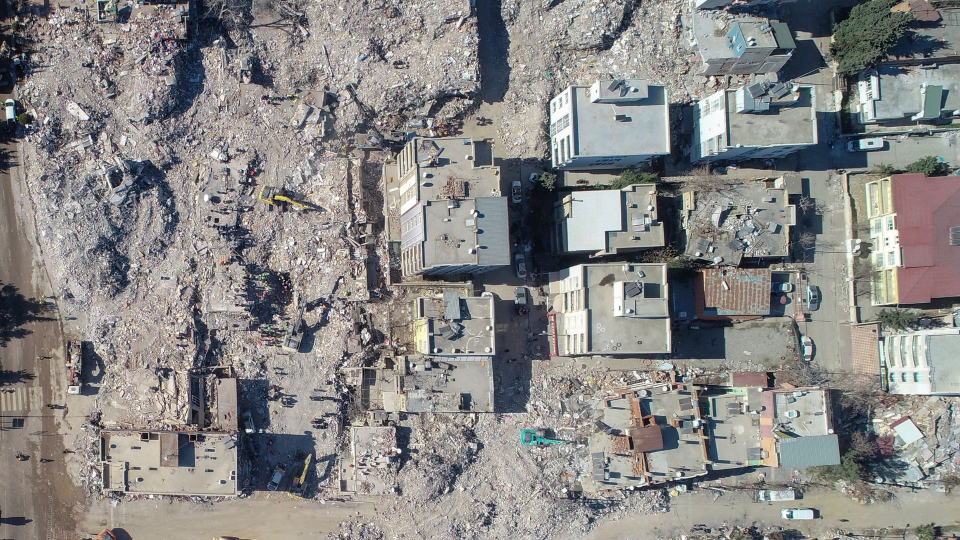
#> input picture Earthquake_Depris_Dedection_Project/preprocess_phase/input_images/1_2.jpg, 1920 x 1080 px, given as the content of the folder working_data4, which was not available (shown at 1/2 size)
$ python preprocess.py
#> lines starting #> are read from the running program, lines starting #| are printed output that depends on the picture; after the words box and inside, x2 and y2 are one past the last pixel; in counts of white or black regions, pixels touching at a corner belong together; pictures that were not available may be replaced by others from this repository, and a replacement may not be noted
#> in preprocess_image, original_img is the input picture: shape (1080, 1920, 3); mean B, G, R 133.4, 135.2, 136.5
import cv2
import numpy as np
import os

def apply_windowing(image, window_center, window_width):
    # Calculate the window boundaries
    window_min = window_center - window_width / 2
    window_max = window_center + window_width / 2

    # Clip pixel values to the window boundaries
    windowed_img = np.clip(image, window_min, window_max)

    # Normalize to 8-bit for display (adjust if using a different target bit depth)
    windowed_img = cv2.normalize(windowed_img, None, 0, 255, cv2.NORM_MINMAX)

    return windowed_img.astype(np.uint8)
# [121 lines left out: functions apply_median_filter, filter_tumors, remove_contours, adaptive_crop_image, remove_shadows, gamma_correction and 1 more, not called in this run]

def local_contrast_enhancement(image, clip_limit=10.0, tile_grid_size=(10, 10),l_scale=0.5):
    # Convert the image to LAB color space
#> called with clip_limit = 10, tile_grid_size = (10, 10), l_scale = 0.5
    lab_image = cv2.cvtColor(image, cv2.COLOR_BGR2LAB)
#> lab_image: shape (1080, 1920, 3); mean of channels 0, 1, 2 141.7, 128.5, 128.9

    # Split the LAB image into individual channels
    l_channel, a_channel, b_channel = cv2.split(lab_image)

    # Apply CLAHE to the L channel
    enhanced_l_channel = cv2.convertScaleAbs(l_channel, alpha=l_scale, beta=0)

    # Apply CLAHE to the modified L channel
    clahe = cv2.createCLAHE(clipLimit=clip_limit, tileGridSize=tile_grid_size)
    enhanced_l_channel = clahe.apply(enhanced_l_channel)

    # Merge the enhanced L channel with the original A and B channels
    enhanced_lab_image = cv2.merge((enhanced_l_channel, a_channel, b_channel))
#> enhanced_lab_image: shape (1080, 1920, 3); mean of channels 0, 1, 2 128, 128.5, 128.9

    # Convert the enhanced LAB image back to BGR color space
    enhanced_image = cv2.cvtColor(enhanced_lab_image, cv2.COLOR_LAB2BGR)

    return enhanced_image


def histogram_matching(image):

    filename='1_4.png'
    input_folder='working_data4'

    input_path = os.path.join(input_folder, filename)
    reference_img = cv2.imread(input_path)
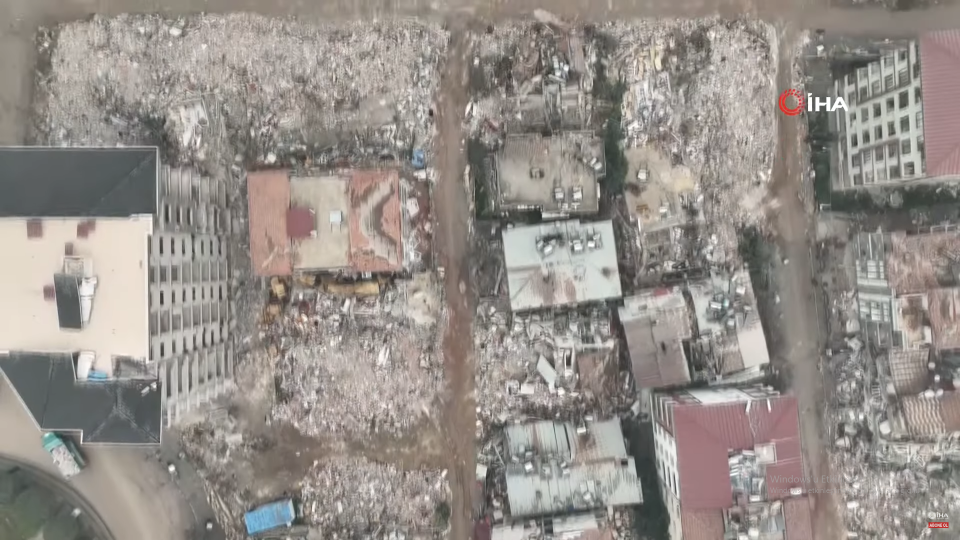
#> input picture Earthquake_Depris_Dedection_Project/preprocess_phase/input_images/1_4.png, 1920 x 1080 px, given as the content of the folder working_data4, which was not available (shown at 1/2 size)
#> reference_img is the input picture: shape (1080, 1920, 3); mean B, G, R 137.3, 142.8, 149.2
    reference_img = cv2.cvtColor(reference_img, cv2.COLOR_BGR2GRAY)
#> reference_img: shape (1080, 1920)

    kernel = np.ones((40,40), np.uint8)  # Adjust the kernel size as needed

    reference_img = cv2.medianBlur(reference_img, 15)
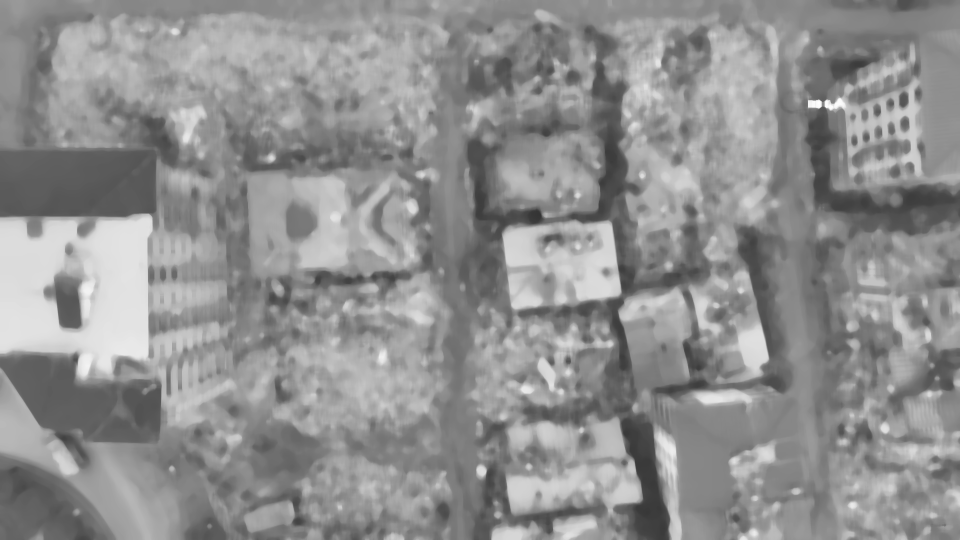
#> reference_img: shape (1080, 1920) (shown at 1/2 size); min 52, max 254, mean 143.7

    reference_hist = cv2.calcHist([reference_img], [0], None, [256], [0,256])
#> reference_hist = 256 values, max 33039 at index 134, min 0 at index 0, mean 8100
    reference_cdf = np.cumsum(reference_hist) / np.sum(reference_hist)
#> reference_cdf = 256 values from 0 to 1

    image_hist = cv2.calcHist([image], [0], None, [256], [0,256])
#> image_hist = 256 values, max 16605 at index 152, min 0 at index 0, mean 8100
    image_cdf = np.cumsum(image_hist) / np.sum(image_hist)
#> image_cdf = 256 values from 0 to 1

    # Match histograms
    matched_image = np.interp(image.flatten(), np.arange(256), reference_cdf * 255).reshape(image.shape).astype(np.uint8)
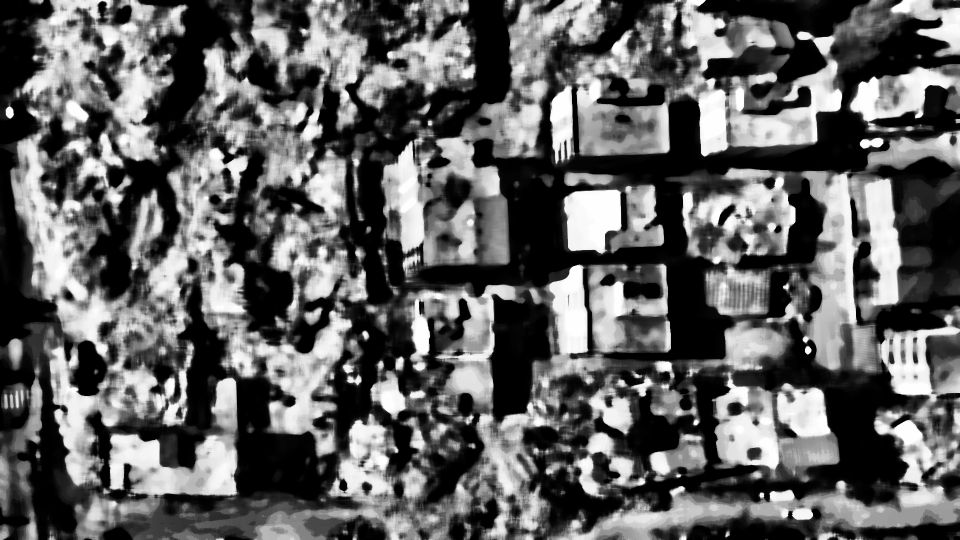
#> matched_image: shape (1080, 1920) (shown at 1/2 size); min 0, max 254, mean 97.1

    return matched_image

def preprocess_image(image_path, output_path,output_path4, target_pixels, target_width, target_height, target_bit_depth, darkness_threshold,reverse,counter):
    # Load the original image
    path1=0
    original_img = cv2.imread(image_path)
    resized_img = original_img.copy()
    cv2.imwrite(output_path + f"{path1}_normal_colored.jpg", resized_img)
    # Convert red-tone pixels to white-tone pixels
    """
    resized_img = dynamic_range_compression(resized_img,150)
    path1=path1+1
    cv2.imwrite(output_path + f"{path1}_range_colored.jpg", resized_img)
    """

    resized_img = local_contrast_enhancement(resized_img)
    path1=path1+1
    cv2.imwrite(output_path + f"{path1}_contrast_enhancement.jpg", resized_img)

    resized_img = cv2.cvtColor(resized_img, cv2.COLOR_BGR2GRAY)
    kernel_size = (15, 15)  # Adjust the kernel size as needed
    blurred_img = cv2.GaussianBlur(resized_img, kernel_size, 0)


    """
    alpha = 100  # Increase alpha for more sharpening
    resized_img = cv2.addWeighted(resized_img, 1.0 + alpha, blurred_img, -alpha, 0) # sharpining


    path1=path1+1
    cv2.imwrite(output_path + f"{path1}_sharping_colored.jpg", resized_img)
    """
    """
    path1=path1+1
    cv2.imwrite(output_path + f"{path1}_bluring_colored.jpg", resized_img)
    """
    # Subtract the blurred image from the original to obtain the sharpened image
    #resized_img = cv2.addWeighted(resized_img, 1.5, blurred_img, -0.5, 0)

   # blurred_img = cv2.GaussianBlur(resized_img_gray, kernel_size, 0)

# Unsharp masking

    # Apply median filter


    kernel = np.ones((40,40), np.uint8)  # Adjust the kernel size as needed

    resized_img = cv2.medianBlur(resized_img, 15)
    path1=path1+1
    cv2.imwrite(output_path + f"{path1}_median_blur_colored.jpg", resized_img)


    resized_img = histogram_matching(resized_img)
    path1=path1+1
    cv2.imwrite(output_path + f"{path1}_matched_colored.jpg", resized_img)

    resized_img = cv2.bilateralFilter(resized_img, d=9, sigmaColor=300, sigmaSpace=300)

    path1=path1+1
    cv2.imwrite(output_path + f"{path1}_bilateral_blur_colored.jpg", resized_img)

    """
    resized_img = gamma_correction(resized_img, gamma=0.3)
    path1=path1+1
    cv2.imwrite(output_path + f"{path1}_gama_blur_colored.jpg", resized_img)
    """


    """
    clip_limit = 50.0  # Clip limit to prevent amplification of noise
    tile_size = (2, 2)  # Size of each local neighborhood

# Create a CLAHE (Contrast Limited Adaptive Histogram Equalization) object
    clahe = cv2.createCLAHE(clipLimit=clip_limit, tileGridSize=tile_size)

# Apply adaptive histogram equalization
    resized_img = clahe.apply(resized_img)


    path1=path1+1
    cv2.imwrite(output_path + f"{path1}_histogram_colored.jpg", resized_img)
    """


    # Adjust the bit depth
    resized_img = cv2.convertScaleAbs(resized_img)
    resized_img = cv2.normalize(resized_img, None, 0, 2 ** target_bit_depth - 1, cv2.NORM_MINMAX)

    # Normalize the pixel values of the adjusted image
    resized_img = cv2.normalize(resized_img, None, 0, 255, cv2.NORM_MINMAX)

    # Threshold dark pixels
    # Create a CLAHE object (Contrast Limited Adaptive Histogram Equalization)


    window_center = 2000  # Example value, adjust accordingly
    window_width =  3620  # Example value, adjust accordingly
    resized_img = apply_windowing(resized_img, window_center, window_width)
#> in apply_windowing, `windowed_img = np.clip(image, window_min, window_max)`:
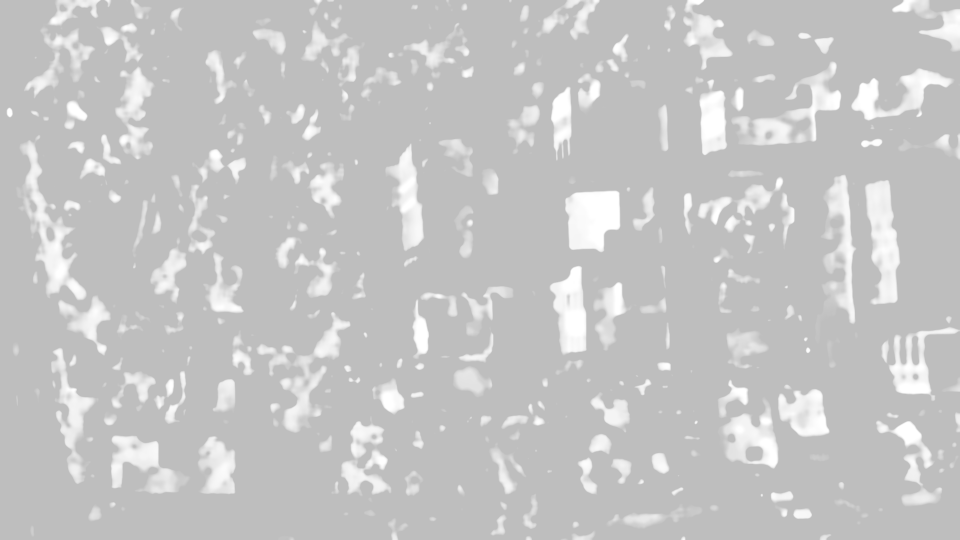
#> windowed_img: shape (1080, 1920) float64 (shown at 1/2 size); min 190, max 255, mean 197.1
    path1=path1+1
    cv2.imwrite(output_path + f"{path1}_windowed_colored.jpg", resized_img)


    resized_img = cv2.dilate(resized_img,cv2.getStructuringElement(cv2.MORPH_ELLIPSE,(3,3)),iterations = 7)
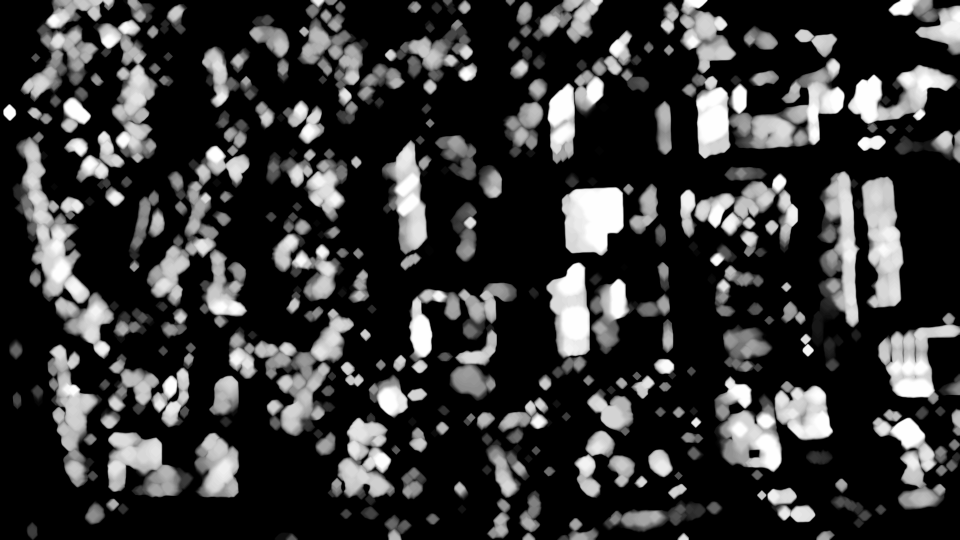
#> resized_img: shape (1080, 1920) (shown at 1/2 size); min 0, max 254, mean 54.2
    path1=path1+1
    cv2.imwrite(output_path + f"{path1}_dialate_colored.jpg", resized_img)


    if reverse:
        resized_img = 255 - resized_img
        dark_pixels = resized_img < darkness_threshold * 1.7

        resized_img[dark_pixels] = 0
        kernel = np.ones((10,10), np.uint8)  # Adjust the kernel size as needed

# Perform erosion
        resized_img = cv2.erode(resized_img, kernel)

    contours, _ = cv2.findContours(resized_img, cv2.RETR_EXTERNAL, cv2.CHAIN_APPROX_SIMPLE)
#> contours = 207 contours; largest, box (x1, y1, x2, y2) and area: (1359, 0, 1690, 318) 42014, (24, 262, 239, 719) 33030, (293, 291, 500, 657) 29566, (1428, 751, 1667, 945) 27578, (456, 616, 709, 873) 26616

    # Find the maximum dimensions of contours
    max_width = max([cv2.boundingRect(contour)[2] for contour in contours])
#> max_width = 331
    max_height = max([cv2.boundingRect(contour)[3] for contour in contours])
#> max_height = 457

    # Create a blank canvas to draw contours
    canvas = np.zeros((max_height, max_width), dtype=np.uint8)

    min_width_threshold = 75  # Example value, adjust as needed
    max_width_threshold = 1000  # Example value, adjust as needed
    min_height_threshold = 75  # Example value, adjust as needed
    max_height_threshold = 1000  # Example value, adjust as needed

    #output_folder = "cropped_images3"
    #os.makedirs(output_folder, exist_ok=True)
    # Draw contours on the canvas
    c=25
    for contour in contours:
        x, y, w, h = cv2.boundingRect(contour)
        if min_width_threshold <= w <= max_width_threshold and min_height_threshold <= h <= max_height_threshold:
            cv2.rectangle(original_img, (x-c, y-c), (x + w+c, y + h+c), (0, 255, 0), 2)  # Draw green rectangles around objects within specified size range
            # Crop the contour rectangle from the original image
            if y-c>=0 and x-c>=0 and y+h+c<= original_img.shape[1] and x + w +c <= original_img.shape[0] :
                cropped_img = original_img[y - c:y + h + c, x - c:x + w + c]
#> this loop made 207 passes
#> (x, y, w, h) on passes 1 to 3: (1354, 1065, 25, 15), (549, 1064, 48, 16), (1632, 1060, 38, 20)

        # Save the cropped image

                #cv2.imwrite(os.path.join(output_folder, f"cropped{counter}_{x}_{y}_{w}_{h}.jpg"), cropped_img)
    # Save the canvas with all contours as a single image
    cv2.imwrite(output_path4 + "contour_image.jpg", original_img)

    # Save the preprocessed images
    cv2.imwrite(output_path + "_colored.jpg", resized_img)

def red_to_white(output_path3,image_path):
#> called with output_path3 = 'output_folder3/1_2', image_path = 'working_data4/1_2.jpg'
    original_img = cv2.imread(image_path)

# Convert red-tone pixels to white-tone pixels
    red_pixels = (original_img[:, :, 2] > 70) & (original_img[:, :, 1] < 70) & (original_img[:, :, 0] < 70)
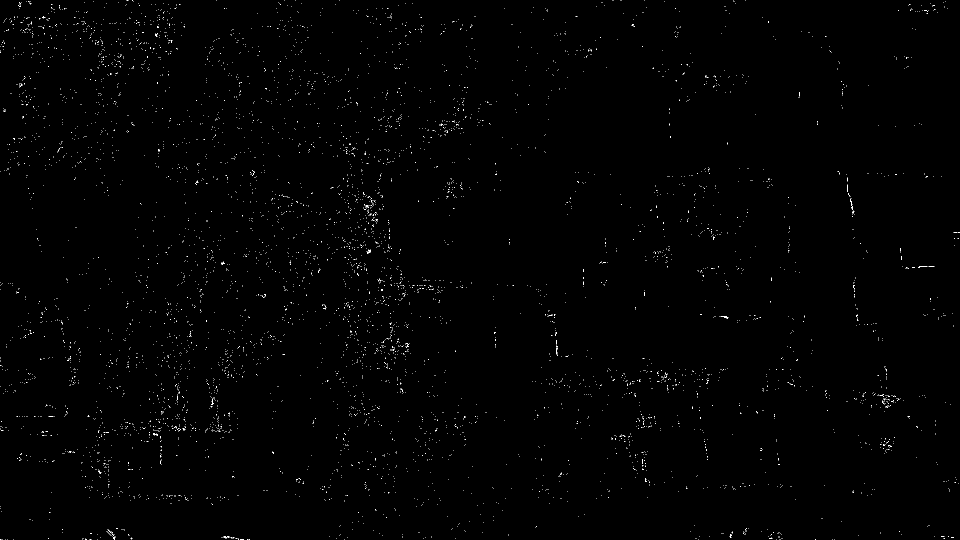
#> red_pixels: shape (1080, 1920) bool (shown at 1/2 size); 0.44% white in thin lines or dots
    original_img[red_pixels] = [255, 255, 255]  # Set red-tone pixels to white
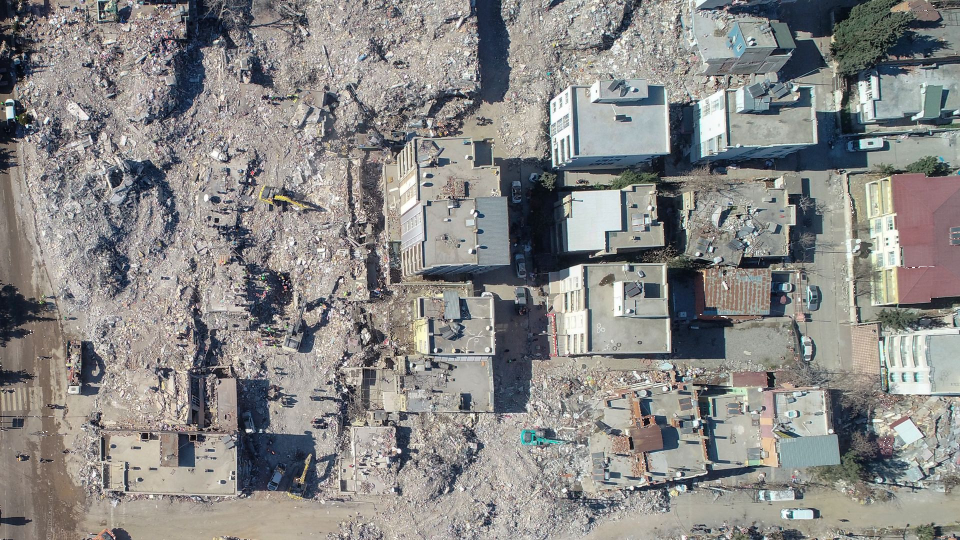
#> original_img: shape (1080, 1920, 3) (shown at 1/2 size); 0.44% of pixels changed, all inside (x1, y1, x2, y2) = (0, 0, 1920, 1080)

    cv2.imwrite(output_path3 + '_colored.jpg', original_img)


def preprocess_images_in_folder(input_folder, output_folder,output_folder3,output_folder4,target_pixels, target_width, target_height, target_bit_depth, darkness_threshold):
    # Ensure the output folder exists
    os.makedirs(output_folder, exist_ok=True)
    reverse=0
    counter=0
    # Iterate over all files in the input folder
    for filename in os.listdir(input_folder):
        if filename.endswith(('.jpg', '.jpeg', '.png')):
            # Full path to the input image
            input_path = os.path.join(input_folder, filename)

            # Output path for the preprocessed image
            output_path = os.path.join(output_folder, os.path.splitext(filename)[0])
            output_path3 =  os.path.join(output_folder3, os.path.splitext(filename)[0])
            output_path4 =  os.path.join(output_folder4, os.path.splitext(filename)[0])
            # Perform preprocessing
            counter=counter+1
            preprocess_image(input_path, output_path,output_path4,target_pixels, target_width, target_height, target_bit_depth, darkness_threshold,reverse,counter)
            red_to_white(output_path3,input_path)

# Example usage:
input_folder = 'working_data4'
output_folder = 'output_folder2'
output_folder3='output_folder3'
output_folder4='output_folder4'
# Set target dimensions, bit depth, and darkness threshold
target_width = 400
target_height = 400
target_bit_depth = 8
target_pixels = 30000
darkness_threshold = 130  # Adjust this threshold value as needed

# Process images in the input folder and save to the output folder
preprocess_images_in_folder(input_folder, output_folder,output_folder3,output_folder4,target_pixels, target_width, target_height, target_bit_depth, darkness_threshold)
